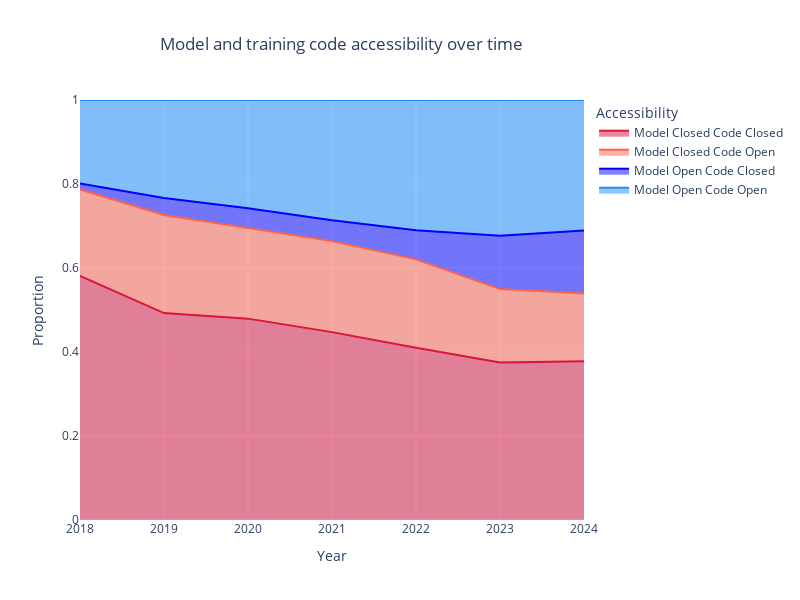

The notebook cell this image was saved under:
### Code cell
# sort using custom order
sort_order = ['Model Closed Code Closed', 'Model Closed Code Open', 'Model Open Code Closed', 'Model Open Code Open']

with_totals['Category_sorted'] = pd.Categorical(with_totals['Category'], categories=sort_order, ordered=True)
with_totals = with_totals.sort_values('Category_sorted')


colors = ['crimson', 'tomato', 'blue', 'dodgerblue']
fig = px.area(with_totals, x='Year', y='proportion', color='Category', line_group='Category',
              labels={'proportion': 'Proportion', 'Year': 'Year', 'Category': 'Accessibility'},
              title='Model and training code accessibility over time', color_discrete_sequence=colors)

fig.update_yaxes(range=[0, 1])
fig.update_xaxes(range=[2018, 2024])
fig.update_layout(
    autosize=False,
    width=800,
    height=600,
    title_x=0.2,
)

save_plot(fig, results_dir, f'model_code_accessibility_over_time')

fig.show()

### Figure 1 — Plotly figure (JSON) as saved in the notebook; plotly's stock layout.template omitted (floating-point values rounded to 4 significant figures)
{"data": [{"fillpattern": {"shape": ""}, "hovertemplate": "Accessibility=Model Closed Code Closed<br>Year=%{x}<br>Proportion=%{y}<extra></extra>", "legendgroup": "Model Closed Code Closed", "line": {"color": "crimson"}, "marker": {"symbol": "circle"}, "mode": "lines", "name": "Model Closed Code Closed", "orientation": "v", "showlegend": true, "stackgroup": "1", "type": "scatter", "x": [2015, 2016, 2017, 2018, 2019, 2020, 2021, 2022, 2023, 2024], "xaxis": "x", "y": [0.6364, 0.7222, 0.662, 0.5809, 0.4927, 0.4795, 0.4473, 0.41, 0.3752, 0.3778], "yaxis": "y"}, {"fillpattern": {"shape": ""}, "hovertemplate": "Accessibility=Model Closed Code Open<br>Year=%{x}<br>Proportion=%{y}<extra></extra>", "legendgroup": "Model Closed Code Open", "line": {"color": "tomato"}, "marker": {"symbol": "circle"}, "mode": "lines", "name": "Model Closed Code Open", "orientation": "v", "showlegend": true, "stackgroup": "1", "type": "scatter", "x": [2023, 2022, 2021, 2020, 2024, 2018, 2017, 2016, 2015, 2019], "xaxis": "x", "y": [0.1747, 0.2106, 0.2167, 0.2164, 0.1614, 0.2059, 0.2394, 0.1111, 0.09091, 0.2336], "yaxis": "y"}, {"fillpattern": {"shape": ""}, "hovertemplate": "Accessibility=Model Open Code Closed<br>Year=%{x}<br>Proportion=%{y}<extra></extra>", "legendgroup": "Model Open Code Closed", "line": {"color": "blue"}, "marker": {"symbol": "circle"}, "mode": "lines", "name": "Model Open Code Closed", "orientation": "v", "showlegend": true, "stackgroup": "1", "type": "scatter", "x": [2022, 2021, 2020, 2019, 2018, 2017, 2016, 2015, 2024, 2023], "xaxis": "x", "y": [0.06913, 0.0497, 0.04658, 0.04015, 0.01471, 0.01408, 0.02778, 0, 0.1502, 0.1267], "yaxis": "y"}, {"fillpattern": {"shape": ""}, "hovertemplate": "Accessibility=Model Open Code Open<br>Year=%{x}<br>Proportion=%{y}<extra></extra>", "legendgroup": "Model Open Code Open", "line": {"color": "dodgerblue"}, "marker": {"symbol": "circle"}, "mode": "lines", "name": "Model Open Code Open", "orientation": "v", "showlegend": true, "stackgroup": "1", "type": "scatter", "x": [2024, 2021, 2020, 2019, 2018, 2017, 2016, 2015, 2023, 2022], "xaxis": "x", "y": [0.3105, 0.2863, 0.2575, 0.2336, 0.1985, 0.08451, 0.1389, 0.2727, 0.3235, 0.3103], "yaxis": "y"}], "layout": {"autosize": false, "height": 600, "legend": {"title": {"text": "Accessibility"}, "tracegroupgap": 0}, "title": {"text": "Model and training code accessibility over time", "x": 0.2}, "width": 800, "xaxis": {"anchor": "y", "domain": [0, 1], "range": [2018, 2024], "title": {"text": "Year"}}, "yaxis": {"anchor": "x", "domain": [0, 1], "range": [0, 1], "title": {"text": "Proportion"}}}}
